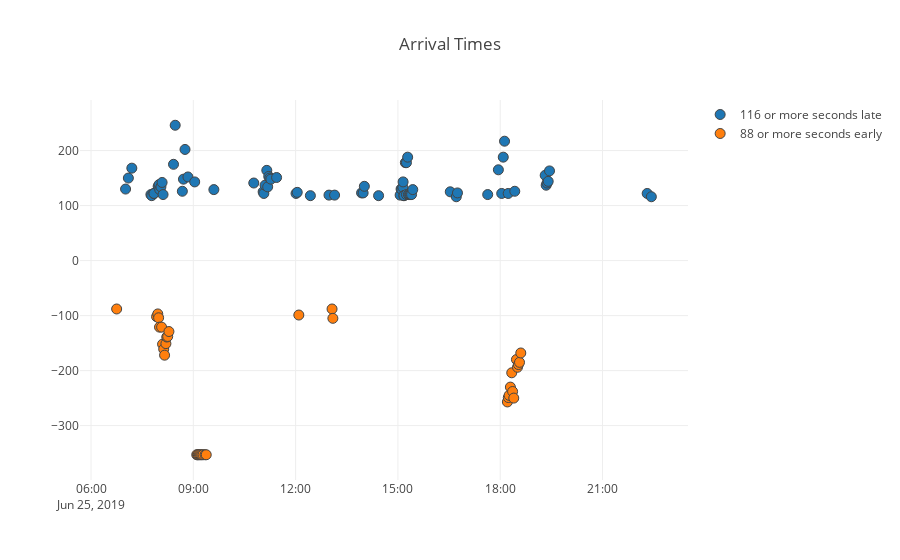

Here is the notebook cell this chart was saved with:
### Code cell
trace0 = go.Scatter(
    x = no_zero[no_zero['arrival_delay'].map(lambda x: x >= 116)]['arrival_time'],
    y = no_zero[no_zero['arrival_delay'].map(lambda x: x >= 116)]['arrival_delay'],
    name = '116 or more seconds late',
    mode = 'markers',
    marker = dict(
        size = 10,
        line = dict(
            width = 1
        )
    )
)

trace1 = go.Scatter(
    x = no_zero[no_zero['arrival_delay'].map(lambda x: x <= -88)]['arrival_time'],
    y = no_zero[no_zero['arrival_delay'].map(lambda x: x <= -88)]['arrival_delay'],
    name = '88 or more seconds early',
    mode = 'markers',
    marker = dict(
        size = 10,
        line = dict(
            width = 1
        )
    )
)

data = [trace0, trace1]

layout = dict(title = 'Arrival Times',
              yaxis = dict(zeroline = False),
              xaxis = dict(zeroline = False)
             )

fig = dict(data=data, layout=layout)
pyo.iplot(fig)
